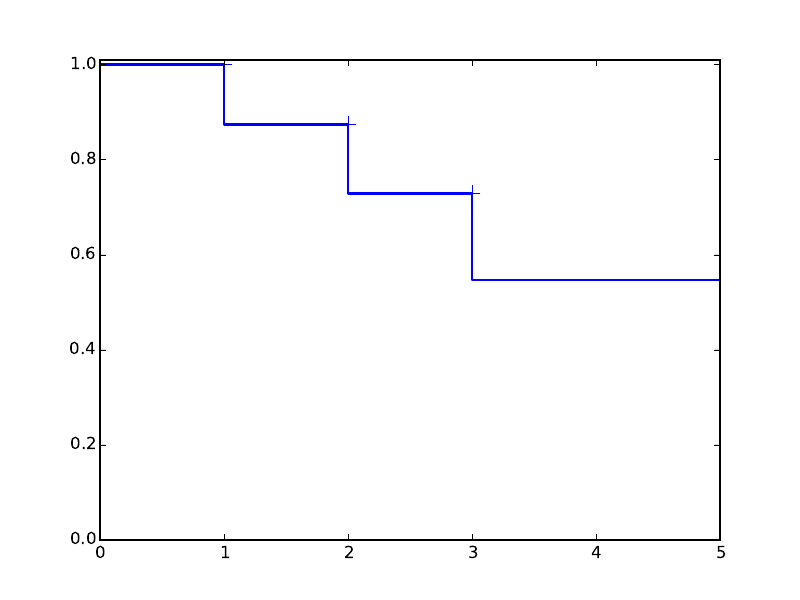

Reproduce this figure in Python.
import numpy as np
from statsmodels.duration.survfunc import SurvfuncRight, survdiff, plot_survfunc
from numpy.testing import assert_allclose
from numpy.testing import dec
import pandas as pd

# If true, the output is written to a multi-page pdf file.
pdf_output = False

try:
    import matplotlib.pyplot as plt
    import matplotlib
    have_matplotlib = True
except ImportError:
    have_matplotlib = False


def close_or_save(pdf, fig):
    if pdf_output:
        pdf.savefig(fig)
    else:
        plt.close(fig)



"""
library(survival)
ti1 = c(3, 1, 2, 3, 2, 1, 5, 3)
st1 = c(0, 1, 1, 1, 0, 0, 1, 0)
ti2 = c(1, 1, 2, 3, 7, 1, 5, 3, 9)
st2 = c(0, 1, 0, 0, 1, 0, 1, 0, 1)

ti = c(ti1, ti2)
st = c(st1, st2)
ix = c(rep(1, length(ti1)), rep(2, length(ti2)))
sd = survdiff(Surv(ti, st) ~ ix)
"""


ti1 = np.r_[3, 1, 2, 3, 2, 1, 5, 3]
st1 = np.r_[0, 1, 1, 1, 0, 0, 1, 0]
times1 = np.r_[1, 2, 3, 5]
surv_prob1 = np.r_[0.8750000, 0.7291667, 0.5468750, 0.0000000]
surv_prob_se1 = np.r_[0.1169268, 0.1649762, 0.2005800, np.nan]

ti2 = np.r_[1, 1, 2, 3, 7, 1, 5, 3, 9]
st2 = np.r_[0, 1, 0, 0, 1, 0, 1, 0, 1]
times2 = np.r_[1, 5, 7, 9]
surv_prob2 = np.r_[0.8888889, 0.5925926, 0.2962963, 0.0000000]
surv_prob_se2 = np.r_[0.1047566, 0.2518034, 0.2444320, np.nan]


bmt = pd.read_csv("bmt.csv")


def test_survfunc1():
    """
    Test where all times have at least 1 event.
    """

    sr = SurvfuncRight(ti1, st1)

    assert_allclose(sr.surv_prob, surv_prob1, atol=1e-5, rtol=1e-5)
    assert_allclose(sr.surv_prob_se, surv_prob_se1, atol=1e-5, rtol=1e-5)
    assert_allclose(sr.surv_times, times1)


def test_survfunc2():
    """
    Test where some times have no events.
    """

    sr = SurvfuncRight(ti2, st2)

    assert_allclose(sr.surv_prob, surv_prob2, atol=1e-5, rtol=1e-5)
    assert_allclose(sr.surv_prob_se, surv_prob_se2, atol=1e-5, rtol=1e-5)
    assert_allclose(sr.surv_times, times2)


def test_survdiff_basic():

    # Constants taken from R, code above
    ti = np.concatenate((ti1, ti2))
    st = np.concatenate((st1, st2))
    groups = np.ones(len(ti))
    groups[0:len(ti1)] = 0
    z, p = survdiff(ti, st, groups)
    assert_allclose(z, 2.14673, atol=1e-4, rtol=1e-4)
    assert_allclose(p, 0.14287, atol=1e-4, rtol=1e-4)


def test_simultaneous_cb():

    # The exact numbers here are regression tests, but they are close
    # to page 103 of Klein and Moeschberger.

    df = bmt.loc[bmt["Group"] == "ALL", :]
    sf = SurvfuncRight(df["T"], df["Status"])
    lcb1, ucb1 = sf.simultaneous_cb(transform="log")
    lcb2, ucb2 = sf.simultaneous_cb(transform="arcsin")

    ti = sf.surv_times.tolist()
    ix = [ti.index(x) for x in (110, 122, 129, 172)]
    assert_allclose(lcb1[ix], np.r_[0.43590582, 0.42115592, 0.4035897, 0.38785927])
    assert_allclose(ucb1[ix], np.r_[0.93491636, 0.89776803, 0.87922239, 0.85894181])

    assert_allclose(lcb2[ix], np.r_[0.52115708, 0.48079378, 0.45595321, 0.43341115])
    assert_allclose(ucb2[ix], np.r_[0.96465636,  0.92745068,  0.90885428, 0.88796708])


def test_bmt():
    # All tests against SAS
    # Results taken from here:
    # http://support.sas.com/documentation/cdl/en/statug/68162/HTML/default/viewer.htm#statug_lifetest_details03.htm

    # Confidence intervals for 25% percentile of the survival
    # distribution (for "ALL" subjects), taken from the SAS web site
    cb = {"linear" : [107, 276],
          "cloglog" : [86, 230],
          "log" : [107, 332],
          "asinsqrt" : [104, 276],
          "logit" : [104, 230]}

    dfa = bmt[bmt.Group == "ALL"]

    rslt = pd.read_csv("bmt_results.csv")

    sf = SurvfuncRight(dfa["T"].values, dfa.Status.values)

    assert_allclose(sf.surv_times, rslt.t)
    assert_allclose(sf.surv_prob, rslt.s, atol=1e-4, rtol=1e-4)
    assert_allclose(sf.surv_prob_se, rslt.se, atol=1e-4, rtol=1e-4)

    for method in "linear", "cloglog", "log", "logit", "asinsqrt":
        lcb, ucb = sf.quantile_ci(0.25, method=method)
        assert_allclose(cb[method], np.r_[lcb, ucb])


def test_survdiff():
    # Results come from R survival and survMisc packages (survMisc is
    # used for non G-rho family tests but does not seem to support
    # stratification)

    df = bmt[bmt.Group != "ALL"]

    # Not stratified
    stat, p = survdiff(df["T"], df.Status, df.Group)
    assert_allclose(stat, 13.44556, atol=1e-4, rtol=1e-4)
    stat, p = survdiff(df["T"], df.Status, df.Group, weight_type="gb")
    assert_allclose(stat, 15.38787, atol=1e-4, rtol=1e-4)
    stat, p = survdiff(df["T"], df.Status, df.Group, weight_type="tw")
    assert_allclose(stat, 14.98382, atol=1e-4, rtol=1e-4)
    stat, p = survdiff(df["T"], df.Status, df.Group, weight_type="fh", fh_p=0.5)
    assert_allclose(stat, 14.46866, atol=1e-4, rtol=1e-4)
    stat, p = survdiff(df["T"], df.Status, df.Group, weight_type="fh", fh_p=1)
    assert_allclose(stat, 14.84500, atol=1e-4, rtol=1e-4)

    # 5 strata
    strata = np.arange(df.shape[0]) % 5
    df["strata"] = strata
    stat, p = survdiff(df["T"], df.Status, df.Group, strata=df.strata)
    assert_allclose(stat, 11.97799, atol=1e-4, rtol=1e-4)
    stat, p = survdiff(df["T"], df.Status, df.Group, strata=df.strata,
                       weight_type="fh", fh_p=0.5)
    assert_allclose(stat, 12.6257, atol=1e-4, rtol=1e-4)
    stat, p = survdiff(df["T"], df.Status, df.Group, strata=df.strata,
                       weight_type="fh", fh_p=1)
    assert_allclose(stat, 12.73565, atol=1e-4, rtol=1e-4)

    # 8 strata
    df["strata"] = np.arange(df.shape[0]) % 8
    stat, p = survdiff(df["T"], df.Status, df.Group, strata=df.strata)
    assert_allclose(stat, 12.12631, atol=1e-4, rtol=1e-4)
    stat, p = survdiff(df["T"], df.Status, df.Group, strata=df.strata,
                       weight_type="fh", fh_p=0.5)
    assert_allclose(stat, 12.9633, atol=1e-4, rtol=1e-4)
    stat, p = survdiff(df["T"], df.Status, df.Group, strata=df.strata,
                       weight_type="fh", fh_p=1)
    assert_allclose(stat, 13.35259, atol=1e-4, rtol=1e-4)


@dec.skipif(not have_matplotlib)
def test_plot_km():

    if pdf_output:
        from matplotlib.backends.backend_pdf import PdfPages
        pdf = PdfPages("test_survfunc.pdf")
    else:
        pdf = None

    sr1 = SurvfuncRight(ti1, st1)
    sr2 = SurvfuncRight(ti2, st2)

    fig = plot_survfunc(sr1)
    close_or_save(pdf, fig)

    fig = plot_survfunc(sr2)
    close_or_save(pdf, fig)

    fig = plot_survfunc([sr1, sr2])
    close_or_save(pdf, fig)

    # Plot the SAS BMT data
    gb = bmt.groupby("Group")
    sv = []
    for g in gb:
        s0 = SurvfuncRight(g[1]["T"], g[1]["Status"], title=g[0])
        sv.append(s0)
    fig = plot_survfunc(sv)
    ax = fig.get_axes()[0]
    ax.set_position([0.1, 0.1, 0.64, 0.8])
    ha, lb = ax.get_legend_handles_labels()
    leg = fig.legend([ha[k] for k in (0,2,4)], [lb[k] for k in (0,2,4)],
                     'center right')
    close_or_save(pdf, fig)

    # Simultaneous CB for BMT data
    ii = bmt.Group == "ALL"
    sf = SurvfuncRight(bmt.loc[ii, "T"], bmt.loc[ii, "Status"])
    fig = sf.plot()
    ax = fig.get_axes()[0]
    ax.set_position([0.1, 0.1, 0.64, 0.8])
    ha, lb = ax.get_legend_handles_labels()
    lcb, ucb = sf.simultaneous_cb(transform="log")
    plt.fill_between(sf.surv_times, lcb, ucb, color="lightgrey")
    lcb, ucb = sf.simultaneous_cb(transform="arcsin")
    plt.plot(sf.surv_times, lcb, color="darkgrey")
    plt.plot(sf.surv_times, ucb, color="darkgrey")
    plt.plot(sf.surv_times, sf.surv_prob - 2*sf.surv_prob_se, color="red")
    plt.plot(sf.surv_times, sf.surv_prob + 2*sf.surv_prob_se, color="red")
    plt.xlim(100, 600)
    close_or_save(pdf, fig)

    if pdf_output:
        pdf.close()
